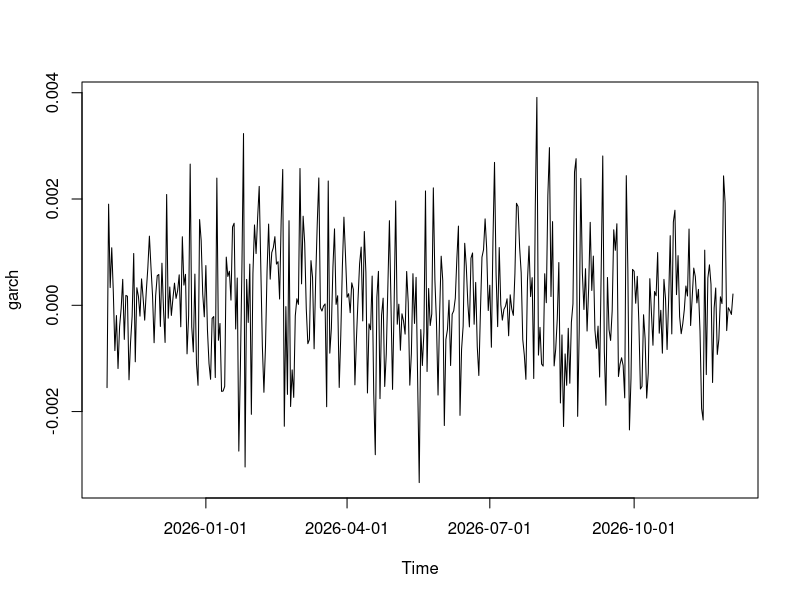
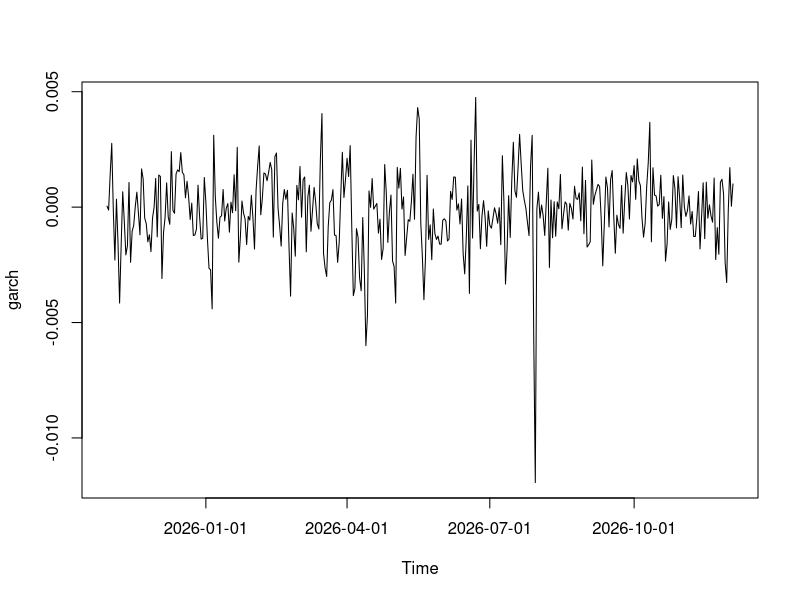
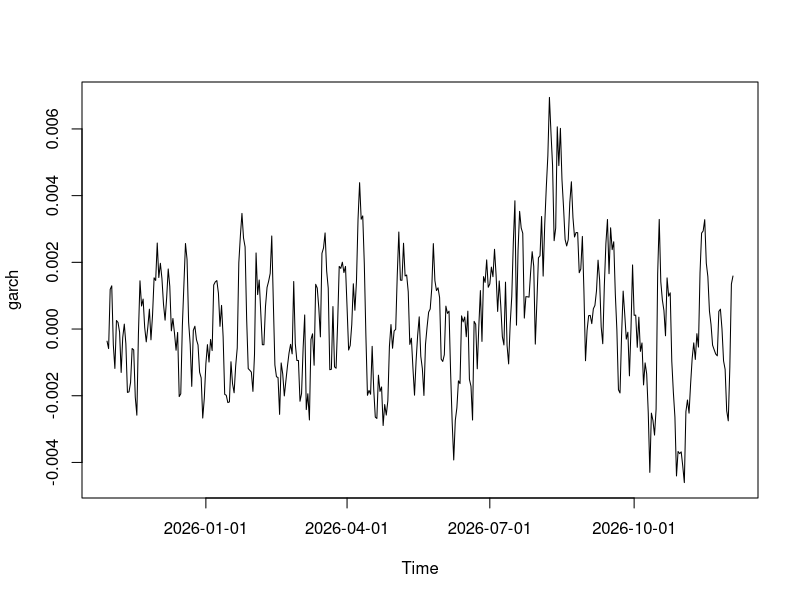
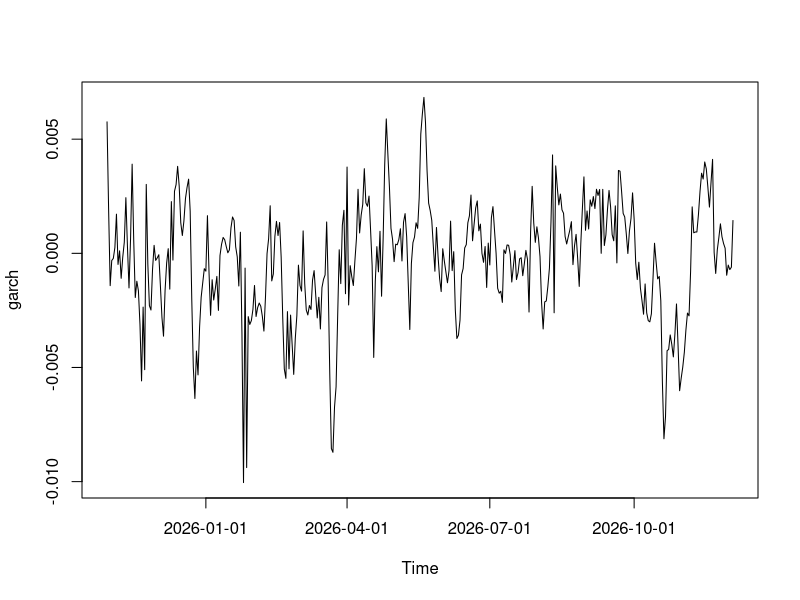

The R source for these figures, in order: (Note: this script raises an error after producing the figures.)

library(fGarch)
library(tidyverse)

spec <- garchSpec( model = list(ar = 0.2, alpha = c(0.2), beta = 0))
ysim1 <- garchSim(spec, n = 400)

spec <- garchSpec( model = list(ar = 0.2, alpha = c(0.8), beta = 0))
ysim2 <- garchSim(spec, n = 400)

spec <- garchSpec( model = list(ar = 0.8, alpha = c(0.2), beta = 0))
ysim3 <- garchSim(spec, n = 400)

spec <- garchSpec( model = list(ar = 0.8, alpha = c(0.8), beta = 0))
ysim4 <- garchSim(spec, n = 400)

plot(ysim1)
plot(ysim2)
plot(ysim3)
plot(ysim4)

df <- tibble( sim = c(1:4),
        ar = c(0.2, 0.2, 0.8, 0.8),
        alpha = rep( c(.2,.8),2),
        data = list(ysim1,ysim2,ysim3,ysim4)
        ) 

df |> 
  unnest(cols = data)
